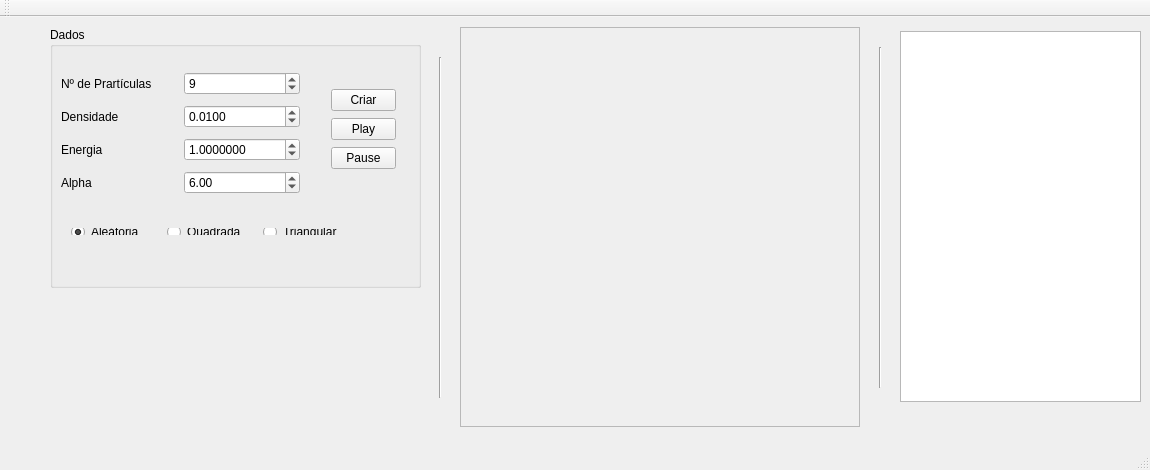
<?xml version="1.0" encoding="UTF-8"?>
<ui version="4.0">
 <class>MainWindow</class>
 <widget class="QMainWindow" name="MainWindow">
  <property name="geometry">
   <rect>
    <x>0</x>
    <y>0</y>
    <width>1150</width>
    <height>470</height>
   </rect>
  </property>
  <property name="windowTitle">
   <string>Lennard-Jones Gas</string>
  </property>
  <widget class="QWidget" name="centralWidget">
   <widget class="Line" name="line">
    <property name="geometry">
     <rect>
      <x>430</x>
      <y>40</y>
      <width>20</width>
      <height>341</height>
     </rect>
    </property>
    <property name="orientation">
     <enum>Qt::Vertical</enum>
    </property>
   </widget>
   <widget class="QFrame" name="contorno">
    <property name="geometry">
     <rect>
      <x>460</x>
      <y>10</y>
      <width>400</width>
      <height>400</height>
     </rect>
    </property>
    <property name="frameShape">
     <enum>QFrame::StyledPanel</enum>
    </property>
    <property name="frameShadow">
     <enum>QFrame::Raised</enum>
    </property>
   </widget>
   <widget class="QPlainTextEdit" name="dialog">
    <property name="geometry">
     <rect>
      <x>900</x>
      <y>14</y>
      <width>241</width>
      <height>371</height>
     </rect>
    </property>
   </widget>
   <widget class="QGroupBox" name="groupBox">
    <property name="geometry">
     <rect>
      <x>50</x>
      <y>10</y>
      <width>371</width>
      <height>261</height>
     </rect>
    </property>
    <property name="title">
     <string>Dados</string>
    </property>
    <widget class="QWidget" name="layoutWidget">
     <property name="geometry">
      <rect>
       <x>0</x>
       <y>30</y>
       <width>261</width>
       <height>152</height>
      </rect>
     </property>
     <layout class="QVBoxLayout" name="verticalLayout">
      <item>
       <layout class="QHBoxLayout" name="horizontalLayout">
        <item>
         <widget class="QLabel" name="label">
          <property name="font">
           <font>
            <family>Liberation Sans</family>
           </font>
          </property>
          <property name="text">
           <string>Nº de Prartículas</string>
          </property>
         </widget>
        </item>
        <item>
         <widget class="QSpinBox" name="Np">
          <property name="minimum">
           <number>1</number>
          </property>
          <property name="maximum">
           <number>10000</number>
          </property>
          <property name="value">
           <number>9</number>
          </property>
         </widget>
        </item>
       </layout>
      </item>
      <item>
       <layout class="QHBoxLayout" name="horizontalLayout_2">
        <item>
         <widget class="QLabel" name="label_4">
          <property name="text">
           <string>Densidade</string>
          </property>
         </widget>
        </item>
        <item>
         <widget class="QDoubleSpinBox" name="densidade">
          <property name="decimals">
           <number>4</number>
          </property>
          <property name="singleStep">
           <double>0.000500000000000</double>
          </property>
          <property name="value">
           <double>0.010000000000000</double>
          </property>
         </widget>
        </item>
       </layout>
      </item>
      <item>
       <layout class="QHBoxLayout" name="horizontalLayout_3">
        <item>
         <widget class="QLabel" name="label_2">
          <property name="text">
           <string>Energia</string>
          </property>
         </widget>
        </item>
        <item>
         <widget class="QDoubleSpinBox" name="energia">
          <property name="decimals">
           <number>7</number>
          </property>
          <property name="singleStep">
           <double>0.500000000000000</double>
          </property>
          <property name="value">
           <double>1.000000000000000</double>
          </property>
         </widget>
        </item>
       </layout>
      </item>
      <item>
       <layout class="QHBoxLayout" name="horizontalLayout_4">
        <item>
         <widget class="QLabel" name="label_3">
          <property name="text">
           <string>Alpha</string>
          </property>
         </widget>
        </item>
        <item>
         <widget class="QDoubleSpinBox" name="alpha">
          <property name="decimals">
           <number>2</number>
          </property>
          <property name="value">
           <double>6.000000000000000</double>
          </property>
         </widget>
        </item>
       </layout>
      </item>
     </layout>
    </widget>
    <widget class="QWidget" name="layoutWidget">
     <property name="geometry">
      <rect>
       <x>10</x>
       <y>190</y>
       <width>304</width>
       <height>29</height>
      </rect>
     </property>
     <layout class="QHBoxLayout" name="horizontalLayout_5">
      <item>
       <widget class="QRadioButton" name="radioButtonAL">
        <property name="text">
         <string>Aleátoria</string>
        </property>
        <property name="checked">
         <bool>true</bool>
        </property>
       </widget>
      </item>
      <item>
       <widget class="QRadioButton" name="radioButtonQuad">
        <property name="text">
         <string>Quadrada</string>
        </property>
       </widget>
      </item>
      <item>
       <widget class="QRadioButton" name="radioButtonTri">
        <property name="text">
         <string>Triangular</string>
        </property>
       </widget>
      </item>
     </layout>
    </widget>
    <widget class="QWidget" name="layoutWidget">
     <property name="geometry">
      <rect>
       <x>270</x>
       <y>50</y>
       <width>87</width>
       <height>107</height>
      </rect>
     </property>
     <layout class="QVBoxLayout" name="verticalLayout_2">
      <item>
       <widget class="QPushButton" name="criar">
        <property name="text">
         <string>Criar</string>
        </property>
       </widget>
      </item>
      <item>
       <widget class="QPushButton" name="play">
        <property name="text">
         <string>Play</string>
        </property>
       </widget>
      </item>
      <item>
       <widget class="QPushButton" name="pause">
        <property name="text">
         <string>Pause</string>
        </property>
       </widget>
      </item>
     </layout>
    </widget>
   </widget>
   <widget class="Line" name="line_2">
    <property name="geometry">
     <rect>
      <x>870</x>
      <y>30</y>
      <width>20</width>
      <height>341</height>
     </rect>
    </property>
    <property name="orientation">
     <enum>Qt::Vertical</enum>
    </property>
   </widget>
  </widget>
  <widget class="QMenuBar" name="menuBar">
   <property name="geometry">
    <rect>
     <x>0</x>
     <y>0</y>
     <width>1150</width>
     <height>26</height>
    </rect>
   </property>
  </widget>
  <widget class="QToolBar" name="mainToolBar">
   <attribute name="toolBarArea">
    <enum>TopToolBarArea</enum>
   </attribute>
   <attribute name="toolBarBreak">
    <bool>false</bool>
   </attribute>
  </widget>
  <widget class="QStatusBar" name="statusBar"/>
 </widget>
 <layoutdefault spacing="6" margin="11"/>
 <resources/>
 <connections/>
</ui>
